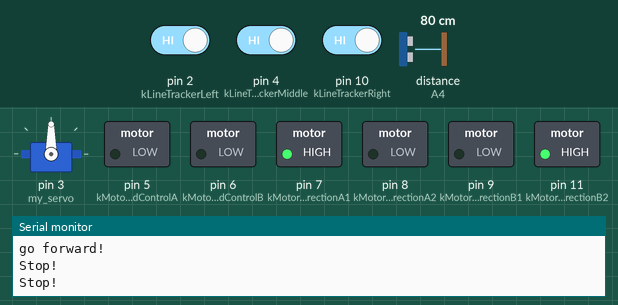
Recording of a sketch running on a simulated Arduino Uno, built with avr-gcc and run on an emulated ATmega328P. Parts: servo, switched loads named in the sketch (green lamp = pin HIGH), the last lines printed to the serial monitor. Wiring (inferred from the names in the program): ultrasonic range finder: trigger A5; echo A4. Dashed ring = blinking. The test bench sets the inputs (shaded band); at power-on: pin 2 (kLineTrackerLeft) HIGH, distance to the obstacle (sensor on A4) 80 cm, pin 4 (kLineTrackerMiddle) HIGH, pin 10 (kLineTrackerRight) HIGH. The echo pulse lasts 58.3 µs per cm; pins used as bus, display or sensor lines are not drawn.

Above: at 1.2 s.
1.3 s: pin 2 (kLineTrackerLeft) driven LOW
At 2.5 s:
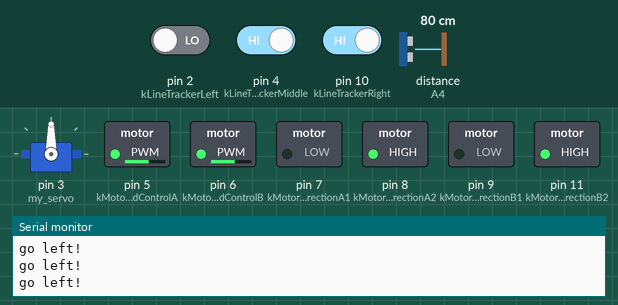
4.4 s: distance to the obstacle (sensor on A4) set to 2 cm
At 5.6 s:
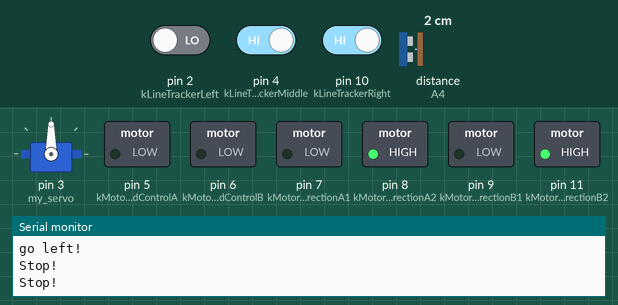
6.1 s: distance to the obstacle (sensor on A4) set to 17 cm
7.6 s: distance to the obstacle (sensor on A4) set to 23 cm
At 9.74 s:
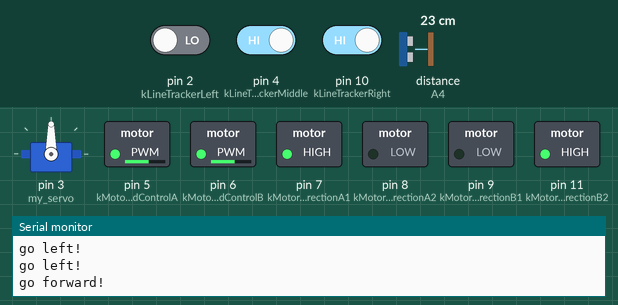
10.7 s: distance to the obstacle (sensor on A4) set to 4 cm
At 12.1 s:
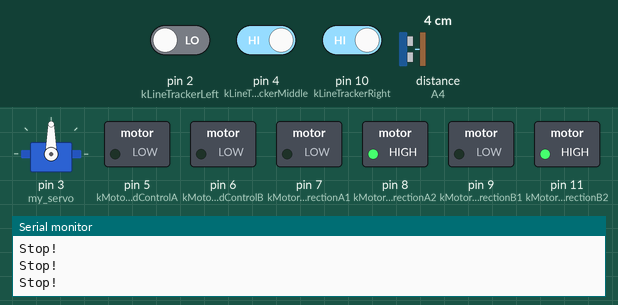
Timing chart, 0 to 13.3 s (numbered marks = the images above; inputs shaded):
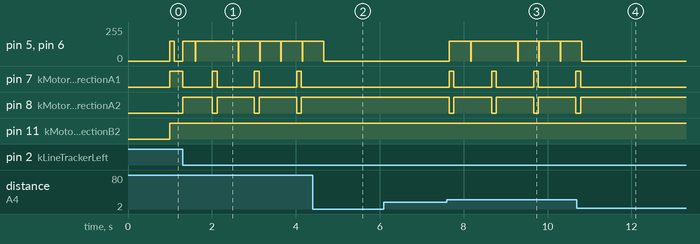

Measured:
- the behaviour switches between 20 and 21 cm on distance to the obstacle (sensor on A4) (found by bisection; images 2 and 3)
- after the input at 1.3 s, pin 7 (kMotorDirectionA1): HIGH → LOW at once, then repeats every 1.0 s: HIGH 0.11 s, LOW 0.89 s; pin 8 (kMotorDirectionA2): LOW → HIGH at once, then repeats every 1.0 s: LOW 0.11 s, HIGH 0.89 s
- after the input at 4.4 s, pin 5 (kMotorSpeedControlA), pin 6 (kMotorSpeedControlB): goes on until 4.7 s, then stays 0/255; pin 7 (kMotorDirectionA1): stays LOW (without the input it goes to HIGH after 0.62 s); pin 8 (kMotorDirectionA2): stays HIGH (without the input it goes to LOW after 0.62 s)
- after the input at 7.6 s, pin 7 (kMotorDirectionA1): alternates HIGH for 0.11 s and LOW for 0.89 s, starting after 0.06 s; pin 8 (kMotorDirectionA2): alternates HIGH for 0.89 s and LOW for 0.11 s, starting after 0.06 s
- after the input at 10.7 s, pin 5 (kMotorSpeedControlA), pin 6 (kMotorSpeedControlB): goes on until 10.8 s, then stays 0/255; pin 7 (kMotorDirectionA1): goes on until 10.8 s, then stays LOW; pin 8 (kMotorDirectionA2): goes on until 10.8 s, then stays HIGH

The sketch:

tracking-car.ino
```cpp
#include <Servo.h>  //servo library

#include "timer.h"

constexpr int kLineTrackerRight = 10;
constexpr int kLineTrackerMiddle = 4;
constexpr int kLineTrackerLeft = 2;

constexpr int kMotorSpeedControlA = 5;
constexpr int kMotorSpeedControlB = 6;
constexpr int kMotorDirectionA1 = 7;
constexpr int kMotorDirectionA2 = 8;
constexpr int kMotorDirectionB1 = 9;
constexpr int kMotorDirectionB2 = 11;

// constexpr long kCheckInterval = 2800;  // interval to wait for (milliseconds)
constexpr long kCheckInterval = 500;  // interval to wait for (milliseconds)
constexpr long kForwardInterval = 1000;
constexpr int kCarSpeed = 150;

Servo my_servo;  // create servo object to control servo

int echo_pin = A4;
int trig_pin = A5;

class Car {
 public:
  static Car& GetInstance() {
    static Car instance;
    return instance;
  }

  void Setup() {
    my_servo.attach(3);  // attach servo on pin 3 to servo object
    Serial.begin(9600);
    pinMode(echo_pin, INPUT);
    pinMode(trig_pin, OUTPUT);
    pinMode(kMotorDirectionA1, OUTPUT);
    pinMode(kMotorDirectionA2, OUTPUT);
    pinMode(kMotorDirectionB1, OUTPUT);
    pinMode(kMotorDirectionB2, OUTPUT);
    pinMode(kMotorSpeedControlA, OUTPUT);
    pinMode(kMotorSpeedControlB, OUTPUT);
    pinMode(kLineTrackerRight, INPUT);
    pinMode(kLineTrackerMiddle, INPUT);
    pinMode(kLineTrackerLeft, INPUT);
    StopCar();
  }

  void MoveForward() {
    analogWrite(kMotorSpeedControlA, kCarSpeed);
    analogWrite(kMotorSpeedControlB, kCarSpeed);
    digitalWrite(kMotorDirectionA1, HIGH);
    digitalWrite(kMotorDirectionA2, LOW);
    digitalWrite(kMotorDirectionB1, LOW);
    digitalWrite(kMotorDirectionB2, HIGH);
    Serial.println("go forward!");
  }

  void MoveBackward() {
    analogWrite(kMotorSpeedControlA, kCarSpeed);
    analogWrite(kMotorSpeedControlB, kCarSpeed);
    digitalWrite(kMotorDirectionA1, LOW);
    digitalWrite(kMotorDirectionA2, HIGH);
    digitalWrite(kMotorDirectionB1, HIGH);
    digitalWrite(kMotorDirectionB2, LOW);
    Serial.println("go back!");
  }

  void TurnLeft() {
    analogWrite(kMotorSpeedControlA, kCarSpeed);
    analogWrite(kMotorSpeedControlB, kCarSpeed);
    digitalWrite(kMotorDirectionA1, LOW);
    digitalWrite(kMotorDirectionA2, HIGH);
    digitalWrite(kMotorDirectionB1, LOW);
    digitalWrite(kMotorDirectionB2, HIGH);
    Serial.println("go left!");
  }

  void TurnRight() {
    analogWrite(kMotorSpeedControlA, kCarSpeed);
    analogWrite(kMotorSpeedControlB, kCarSpeed);
    digitalWrite(kMotorDirectionA1, HIGH);
    digitalWrite(kMotorDirectionA2, LOW);
    digitalWrite(kMotorDirectionB1, HIGH);
    digitalWrite(kMotorDirectionB2, LOW);
    Serial.println("go right!");
  }

  void StopCar() {
    digitalWrite(kMotorSpeedControlA, LOW);
    digitalWrite(kMotorSpeedControlB, LOW);
    Serial.println("Stop!");
  }

  int MeasureDistance() {
    digitalWrite(trig_pin, LOW);
    delayMicroseconds(2);
    digitalWrite(trig_pin, HIGH);
    delayMicroseconds(20);
    digitalWrite(trig_pin, LOW);
    float distance = pulseIn(echo_pin, HIGH);
    distance = distance / 58;
    return static_cast<int>(distance);
  }

  int CheckObstacle() {
    my_servo.write(90);  // Center
    // delay(250);
    int middle_distance = MeasureDistance();
    // delay(250);

    // my_servo.write(0);  // Left
    // delay(250);
    // distances.left = MeasureDistance();
    // delay(250);

    // my_servo.write(180);  // Right
    // delay(250);
    // distances.right = MeasureDistance();
    // delay(250);

    // my_servo.write(90);  // Center
    // delay(250);

    return middle_distance;
  }

 private:
  Car() {}  // Private constructor

  // Delete copy constructor and assignment operator
  Car(const Car&) = delete;
  Car& operator=(const Car&) = delete;
};

void setup() { Car::GetInstance().Setup(); }

Timer obstacle_timer(kCheckInterval);
Timer forward_timer(kForwardInterval);
bool can_go_forward = true;

void loop() {
  Car& car = Car::GetInstance();

  if (obstacle_timer.Elapsed()) {
    car.StopCar();
    int distance_middle = car.CheckObstacle();

    if (distance_middle < 20 /*  || distances.left < 50 || distances.right < 50 */) {
      can_go_forward = false;
    } else {
      can_go_forward = true;
    }
  }

  if (!can_go_forward) {
    return;
  }

  if (forward_timer.Elapsed()) {
    car.MoveForward();
    delay(100);
    car.StopCar();
  }

  const bool is_left_detected = digitalRead(kLineTrackerLeft);
  const bool is_middle_detected = digitalRead(kLineTrackerMiddle);
  const bool is_right_detected = digitalRead(kLineTrackerRight);

  if (!is_left_detected && !is_middle_detected && !is_right_detected) {
    car.StopCar();
    return;
  }

  if (!is_left_detected) {
    car.TurnLeft();
  } else if (!is_right_detected) {
    car.TurnRight();
  } else if (!is_middle_detected) {
    car.MoveForward();
  }
}
```

timer.cpp
```cpp
#include "timer.h"

#include <Arduino.h>
#include <Servo.h>

bool Timer::Elapsed() {
  unsigned long current_millis = millis();
  if (current_millis - previous_millis_ >= interval_) {
    previous_millis_ = current_millis;
    return true;
  }
  return false;
}
```

timer.h
```cpp
#ifndef TIMER_H
#define TIMER_H

class Timer {
 public:
  Timer(unsigned long interval) : interval_(interval), previous_millis_(0) {}

  bool Elapsed();

 private:
  unsigned long interval_;
  unsigned long previous_millis_;
};

#endif  // TIMER_H
```
